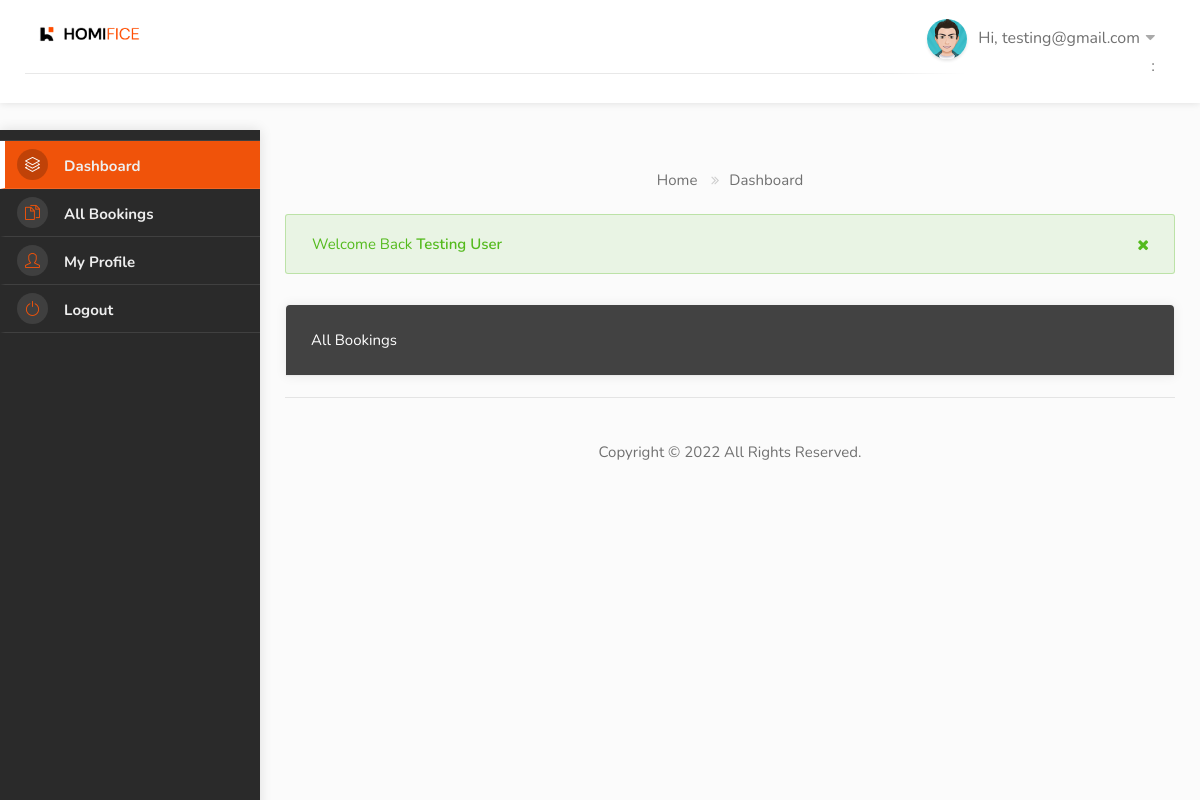
The app's page /dashboard/bookings/ (signed in), older data.
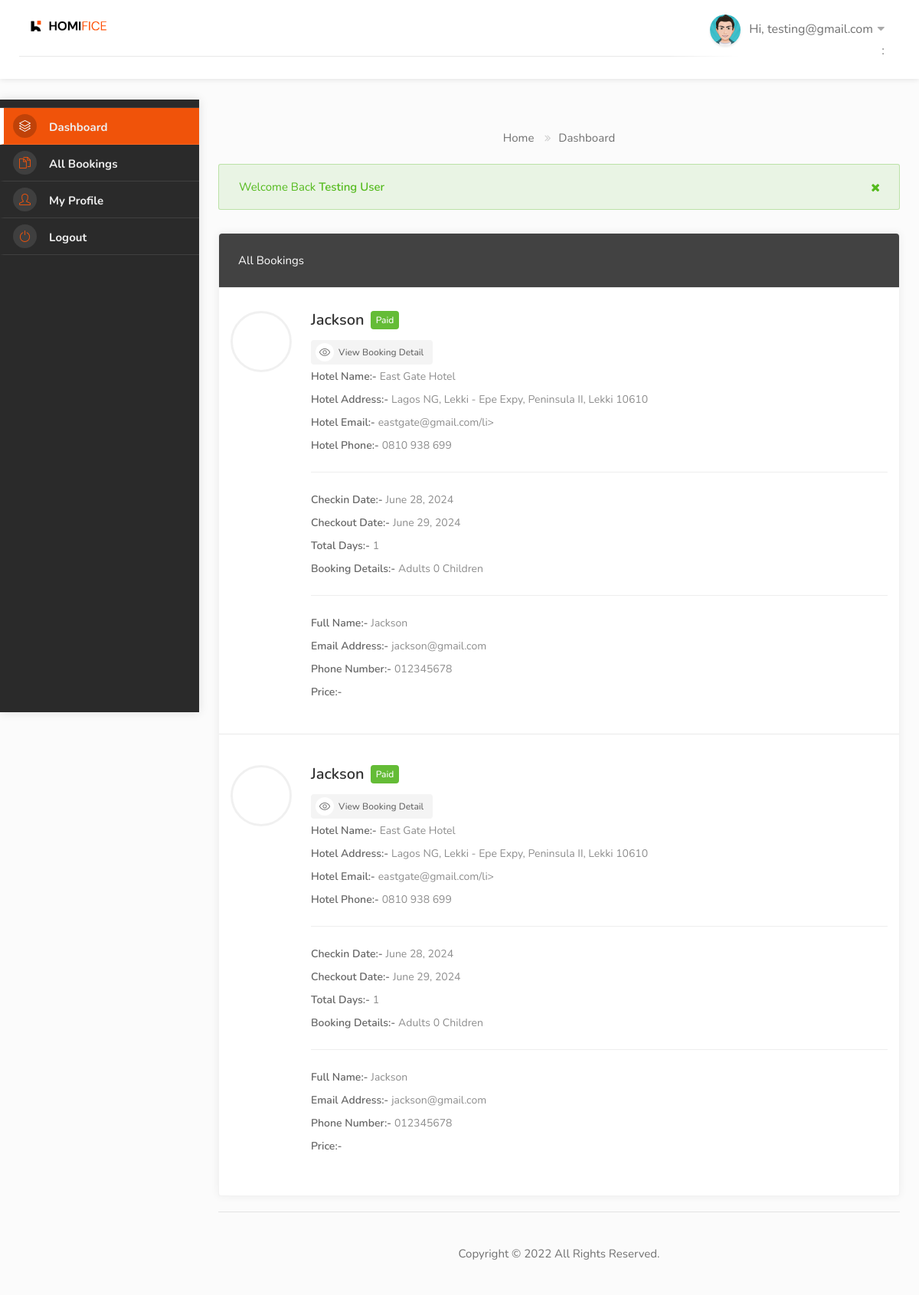
The same page, newer data.
### hotel/models.py (models this page shows, shortened)
class Booking(models.Model):
    user = models.ForeignKey(User, on_delete=models.SET_NULL, null=True, blank=True)
    payment_status = models.CharField(max_length=100, choices=PAYMENT_STATUS)
    full_name = models.CharField(max_length=255)
    email = models.CharField(max_length=255)
    phone = models.CharField(max_length=255)
    hotel = models.ForeignKey(Hotel, on_delete=models.SET_NULL, null=True, blank=True)
    room_type = models.ForeignKey(RoomType, on_delete=models.SET_NULL, null=True, blank=True)
    room = models.ManyToManyField(Room)
    before_discount = models.DecimalField(max_digits=12, decimal_places=2, default=0.00)
    total = models.DecimalField(max_digits=12, decimal_places=2, default=0.00)
    saved = models.DecimalField(max_digits=12, decimal_places=2, default=0.00)
    check_in_date = models.DateField()
    check_out_date = models.DateField(null=True, blank=True)
    total_days = models.PositiveIntegerField(default=0)
    num_adults = models.PositiveIntegerField(default=1)
    num_children = models.PositiveIntegerField(default=0)
    checked_in = models.BooleanField(default=False)
    checked_out = models.BooleanField(default=False)
    is_active = models.BooleanField(default=False)
    checked_in_tracker = models.BooleanField(default=False)
    checked_out_tracker = models.BooleanField(default=False)
    coupons = models.ManyToManyField("hotel.Coupon", blank=True)
    date = models.DateTimeField(auto_now_add=True)
    stripe_payment_intent = models.CharField(max_length=1000, null=True, blank=True)
    successID = ShortUUIDField(unique=True, length=10, max_length=20, alphabet="abcdefghijklmnopqrstuvwxyz", null=True, blank=True)
    booking_id = ShortUUIDField(unique=True, length=10, max_length=20, alphabet="abcdefghijklmnopqrstuvwxyz")

class Hotel(models.Model):
    user = models.ForeignKey(User, on_delete=models.SET_NULL, null=True)  # The hotel lister
    name = models.CharField(max_length=255)
    description = CKEditor5Field(null=True, blank=True, config_name='extends')
    image = models.FileField(upload_to="hotel_gallery")
    address = models.CharField(max_length=500)
    mobile = models.CharField(max_length=20)
    email = models.EmailField()
    status = models.CharField(max_length=20, choices=HOTEL_STATUS, default="Live")
    tags = TaggableManager(blank=True)
    views = models.IntegerField(default=0)
    featured = models.BooleanField(default=False)
    hotelID = ShortUUIDField(unique=True, length=10, max_length=20, alphabet="abcdefghijklmnopqrstuvwxyz")
    slug = models.SlugField(unique=True)
    date = models.DateTimeField(auto_now_add=True)
    website = models.CharField(max_length=2048, null=True, blank=True)
    facebook = models.CharField(max_length=2048, null=True, blank=True)
    twitter = models.CharField(max_length=2048, null=True, blank=True)
    instagram = models.CharField(max_length=2048, null=True, blank=True)
    youtube = models.CharField(max_length=2048, null=True, blank=True)
    def thumbnail(self):
        if self.image:
            return mark_safe("<img src='%s' width='50' height='50' style='object-fit: cover; border-radius 7px;' />" % (self.image.url))
        return "No Image"
    thumbnail.short_description = 'Thumbnail'
    def hotel_gallery(self):
        return HotelGallery.objects.filter(hotel=self)

### user_dashboard/views.py (the view)
# urls.py: path("bookings/", views.bookings, name="bookings"),
@login_required
def bookings(request):
    booking = Booking.objects.filter(user=request.user, payment_status="paid")
    context = {
        "booking": booking
    }
    return render(request, "user_dashboard/booking.html", context)

### templates/user_dashboard/booking.html (shortened to what the changed rows need)
{% extends 'partials/dashboard_base.html' %}
{% load static %}
{% block content %}
<div class="row">
    <div class="col-lg-12">
        <div class="utf_dashboard_list_box margin-top-0">
            <ul>
                {% for b in booking %}
                <li class="utf_approved_booking_listing margin-bottom-10 ">
                    <div class="utf_list_box_listing_item bookings">
                        <div class="utf_list_box_listing_item-img"><img src="{{ profile.image.url }}" alt=""></div>
                        <div class="utf_list_box_listing_item_content">
                            <div class="inner">
                                <h3>{{ b.full_name|title}} <span class="utf_booking_listing_status">{{b.payment_status|title}}</span></h3>
                                <div class=""> <a href="{% url 'user_dashboard:booking_detail' b.booking_id %}" class="button gray "><i class="sl sl-icon-eye"></i> View Booking Detail</a> </div>
                                <div class="utf_inner_booking_listing_list">
                                    <h5>Hotel Name:-</h5>
                                    <ul class="utf_booking_listing_list">
                                        <li>{{ b.hotel.name }}</li>
                                    </ul>
                                </div>
                                <div class="utf_inner_booking_listing_list">
                                    <h5>Hotel Address:-</h5>
                                    <ul class="utf_booking_listing_list">
                                        <li>{{ b.hotel.address }}</li>
                                    </ul>
                                </div>
                                <div class="utf_inner_booking_listing_list">
                                    <h5>Hotel Email:-</h5>
                                    <ul class="utf_booking_listing_list">
                                        <li class="highlighted">{{ b.hotel.email}}/li>
                                    </ul>
                                </div>
                                <div class="utf_inner_booking_listing_list">
                                    <h5>Hotel Phone:-</h5>
                                    <ul class="utf_booking_listing_list">
                                        <li class="highlighted">{{ b.hotel.mobile }}</li>
                                    </ul>
                                </div>
                                <hr>
                                <div class="utf_inner_booking_listing_list">
                                    <h5>Checkin Date:-</h5>
                                    <ul class="utf_booking_listing_list">
                                        <li class="highlighted">{{ b.check_in_date }}</li>
                                    </ul>
                                </div>
                                <div class="utf_inner_booking_listing_list">
                                    <h5>Checkout Date:-</h5>
                                    <ul class="utf_booking_listing_list">
                                        <li class="highlighted">{{ b.check_out_date }}</li>
                                    </ul>
                                </div>
                                <div class="utf_inner_booking_listing_list">
                                    <h5>Total Days:-</h5>
                                    <ul class="utf_booking_listing_list">
                                        <li class="highlighted">{{ b.total_days }}</li>
                                    </ul>
                                </div>
                                <div class="utf_inner_booking_listing_list">
                                    <h5>Booking Details:-</h5>
                                    <ul class="utf_booking_listing_list">
                                        <li class="highlighted">{{ b.num_adult }} Adults</li>
                                        <li class="highlighted">{{ b.num_children }} Children</li>
                                    </ul>
                                </div>
                                <hr>
                                <div class="utf_inner_booking_listing_list">
                                    <h5>Full Name:-</h5>
                                    <ul class="utf_booking_listing_list">
                                        <li class="highlighted">{{ b.full_name }}</li>
                                    </ul>
                                </div>
                                <div class="utf_inner_booking_listing_list">
                                    <h5>Email Address:-</h5>
                                    <ul class="utf_booking_listing_list">
                                        <li class="highlighted">{{ b.email }}</li>
                                    </ul>
                                </div>
                                <div class="utf_inner_booking_listing_list">
                                    <h5>Phone Number:-</h5>
                                    <ul class="utf_booking_listing_list">
                                        <li class="highlighted">{{ b.phone }}</li>
                                    </ul>
                                </div>
                                <div class="utf_inner_booking_listing_list">
                                    <h5>Price:-</h5>
                                </div>
                            </div>
                        </div>
                    </div>
                </li>
                {% endfor %}
            </ul>
        </div>
    </div>
</div>
</div>
</div>
</div>
{% endblock content %}

Row changes from the older to the newer data that the page shows:
now on this page (row edited): Booking: full_name "Jackson", payment_status "Paid", hotel.name "East Gate Hotel", hotel.address "Lagos NG, Lekki - Epe Expy, Peninsula II, Lekki 10610", hotel.email "eastgate@gmail.com", hotel.mobile "0810 938 699", check_in_date "June 28, 2024", check_out_date "June 29, 2024", total_days "1", num_children "0", email "jackson@gmail.com", phone "012345678"
now on this page (row edited): Booking: full_name "Jackson", payment_status "Paid", hotel.name "East Gate Hotel", hotel.address "Lagos NG, Lekki - Epe Expy, Peninsula II, Lekki 10610", hotel.email "eastgate@gmail.com", hotel.mobile "0810 938 699", check_in_date "June 28, 2024", check_out_date "June 29, 2024", total_days "1", num_children "0", email "jackson@gmail.com", phone "012345678"
